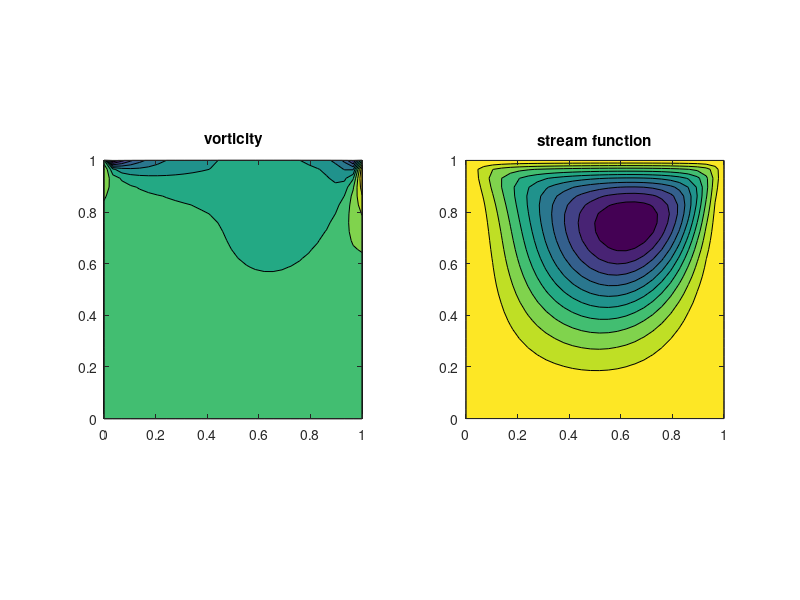

Reproduce this figure in MATLAB.
clf;clear;clc;

data = dlmread('Output.txt', '', 1, 0);
data = sortrows(data);
x = data(:, 1);
y = data(:, 2);
v = data(:, 3);
s = data(:, 4);



x = unique(x); nx = length(x);
y = unique(y); ny = length(y);
[X, Y] = meshgrid(x, y);
vorticity = reshape(v, ny, nx);
streamfunction = reshape(s, ny, nx);

subplot(1, 2, 1);
contourf(X, Y, vorticity);
title('vorticity'); axis('square');
subplot(1, 2, 2);
contourf(X, Y, streamfunction);
title('stream function'); axis('square');